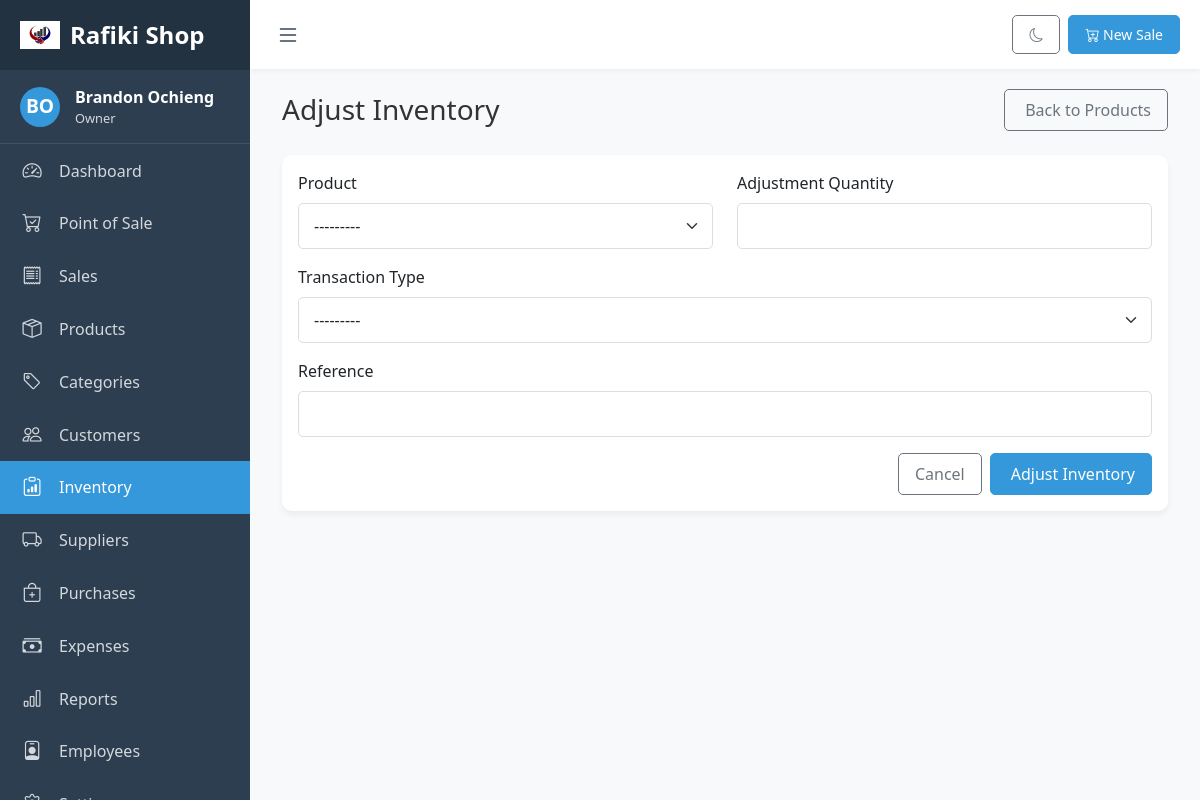
The page /pos/inventory/adjust/ (signed in) on the database its author committed.
### pos_app/models.py (models this page shows, shortened)
class Business(models.Model):
    BUSINESS_TYPE_CHOICES = [
        ('Type1', 'Type 1'),
        ('Type2', 'Type 2'),
    ]
    CURRENCY_SYMBOL_CHOICES = [
        ('$', '$ - US Dollar'),
        ('€', '€ - Euro'),
        ('£', '£ - British Pound'),
        ('¥', '¥ - Japanese Yen'),
        ('₹', '₹ - Indian Rupee'),
        ('₩', '₩ - South Korean Won'),
        ('KSh', 'KSh - Kenyan Shilling'),  # Added Kenyan Shilling
    ]
    name = models.CharField(max_length=255)
    business_type = models.CharField(max_length=50, choices=BUSINESS_TYPE_CHOICES, default='Type1')
    address = models.TextField(blank=True, null=True)
    phone = models.CharField(max_length=20, blank=True, null=True)
    email = models.EmailField(blank=True, null=True)
    website = models.URLField(blank=True, null=True)
    logo = models.ImageField(upload_to='business_logos/', blank=True, null=True)
    tax_rate = models.DecimalField(max_digits=5, decimal_places=2, default=0.00)
    currency_symbol = models.CharField(max_length=5, choices=CURRENCY_SYMBOL_CHOICES, default='$')
    owner = models.ForeignKey(User, on_delete=models.CASCADE, related_name='owned_businesses')
    created_at = models.DateTimeField(auto_now_add=True)
    updated_at = models.DateTimeField(auto_now=True)

### pos_app/views.py (the view)
# urls.py: path('inventory/adjust/', views.inventory_adjust, name='inventory_adjust'),
@login_required
def inventory_adjust(request):
    business = get_business_for_user(request.user)
    if not business:
        return redirect('pos:business_setup')
    role = get_user_role(request.user, business)
    if role not in ['owner', 'admin', 'manager', 'inventory']:
        messages.error(request, 'You do not have permission to adjust inventory')
        return redirect('pos:inventory_list')
    if request.method == 'POST':
        form = InventoryForm(request.POST, business=business)
        if form.is_valid():
            inventory = form.save(commit=False)
            inventory.business = business
            inventory.created_by = request.user
            inventory.save()
            messages.success(request, 'Inventory has been adjusted successfully')
            return redirect('pos:inventory_list')
    else:
        form = InventoryForm(business=business)
    context = {
        'business': business,
        'role': role,
        'form': form,
        'title': 'Adjust Inventory',
    }
    return render(request, 'pos_app/inventory_form.html', context)

### pos_app/forms.py
class InventoryForm(forms.ModelForm):
    class Meta:
        model = Inventory
        fields = ('product', 'transaction_type', 'quantity', 'reference', 'notes')
        widgets = {
            'notes': forms.Textarea(attrs={'rows': 3}),
        }
    def __init__(self, *args, **kwargs):
        business = kwargs.pop('business', None)
        super().__init__(*args, **kwargs)
        if business:
            self.fields['product'].queryset = Product.objects.filter(business=business)

### pos_app/context_processors.py (called while the page is built)
def business_settings(request):
    if request.user.is_authenticated:
        try:
            business = Business.objects.filter(owner=request.user).first()
            if not business:
                from .models import Employee
                employee = Employee.objects.filter(user=request.user, is_active=True).first()
                if employee:
                    business = employee.business
            if business:
                return {
                    'business_settings': business.settings,
                }
        except:
            pass
    return {}

### pos_app/models.py (called while the page is built)
    def __str__(self):
        return self.name

### pos_app/templatetags/custom_filters.py (called while the page is built)
@register.filter
def add_class(field, css_class):
    if hasattr(field, 'as_widget'):
        return field.as_widget(attrs={"class": css_class})
    return field  # Return the field as is if it's not a form field

### pos_app/views.py (called while the page is built)
def get_business_for_user(user):
    try:
        return Business.objects.filter(owner=user).first()
    except:
        try:
            employee = Employee.objects.filter(user=user, is_active=True).first()
            if employee:
                return employee.business
        except:
            pass
    return None

def get_user_role(user, business):
    if business and business.owner == user:
        return 'owner'
    try:
        employee = Employee.objects.get(user=user, business=business, is_active=True)
        return employee.role
    except Employee.DoesNotExist:
        return None

### pos_app/templates/pos_app/inventory_form.html (shortened to what this page needs)
{% extends 'pos_app/base.html' %}
{% load custom_filters %}
{% block content %}
<div class="container-fluid">
    <div class="d-flex justify-content-between align-items-center mb-4">
        <h1 class="h3 mb-0 text-gray-800">{{ title }}</h1>
        <div>
            <a href="{% url 'pos:product_list' %}" class="btn btn-outline-secondary">
                 Back to Products
            </a>
        </div>
    </div>
    <div class="card">
        <div class="card-body">
            <form method="post" enctype="multipart/form-data" novalidate>
                <div class="row mb-3">
                    <div class="col-md-6">
                        <label for="{{ form.product.id_for_label }}" class="form-label">Product</label>
                        {{ form.product|add_class:"form-select" }}
                    </div>
                    <div class="col-md-6">
                        <label for="{{ form.quantity.id_for_label }}" class="form-label">Adjustment Quantity</label>
                        {{ form.quantity|add_class:"form-control" }}
                    </div>
                </div>
                <div class="row mb-3">
                    <div class="col-md-12">
                        <label for="{{ form.transaction_type.id_for_label }}" class="form-label">Transaction Type</label>
                        {{ form.transaction_type|add_class:"form-select" }}
                    </div>
                </div>
                <div class="mb-3">
                    <label for="{{ form.reference.id_for_label }}" class="form-label">Reference</label>
                    {{ form.reference|add_class:"form-control" }}
                </div>
                <div class="d-grid gap-2 d-md-flex justify-content-md-end">
                    <a href="{% url 'pos:product_list' %}" class="btn btn-outline-secondary">Cancel</a>
                    <button type="submit" class="btn btn-primary">
                         Adjust Inventory
                    </button>
                </div>
            </form>
        </div>
    </div>
</div>
{% endblock %}

### pos_app/templates/pos_app/base.html (shortened to what this page needs)
<!DOCTYPE html>
<html lang="en">
<head>
    {% load static %}
    <link href="https://cdn.jsdelivr.net/npm/bootstrap@5.3.0/dist/css/bootstrap.min.css" rel="stylesheet">
    <link rel="stylesheet" href="https://cdn.jsdelivr.net/npm/bootstrap-icons@1.10.5/font/bootstrap-icons.css">
    <link rel="stylesheet" href="https://cdn.jsdelivr.net/npm/select2@4.1.0-rc.0/dist/css/select2.min.css">
    <link rel="stylesheet" href="https://cdn.jsdelivr.net/npm/select2-bootstrap-5-theme@1.3.0/dist/select2-bootstrap-5-theme.min.css">
    <link rel="stylesheet" href="https://cdn.jsdelivr.net/npm/daterangepicker/daterangepicker.css">
    <link rel="stylesheet" href="https://cdn.jsdelivr.net/npm/sweetalert2@11.0.19/dist/sweetalert2.min.css">
    <link rel="stylesheet" href="{% static 'css/base.css' %}">
</head>
<body>
    {% if user.is_authenticated and business %}
    <div class="sidebar" id="sidebar">
        <div class="sidebar-header">
            {% if business.logo %}
            <img src="{{ business.logo.url }}" alt="{{ business.name }}" class="logo-icon">
            {% else %}
            <div class="logo-icon user-avatar">
                <i class="bi bi-shop"></i>
            </div>
            {% endif %}
            <div class="logo-text">{{ business.name }}</div>
        </div>
        <div class="user-info">
            <div class="user-avatar">
                {{ user.first_name|first|upper }}{{ user.last_name|first|upper }}
            </div>
            <div class="user-details">
                <div class="user-name">{{ user.get_full_name }}</div>
                <div class="user-role">{{ role|title }}</div>
            </div>
        </div>
        <ul class="nav flex-column">
            <li class="nav-item">
                <a href="{% url 'pos:dashboard' %}" class="nav-link {% if request.resolver_match.url_name == 'dashboard' %}active{% endif %}">
                    <i class="bi bi-speedometer2"></i>
                    <span>Dashboard</span>
                </a>
            </li>
            <li class="nav-item">
                <a href="{% url 'pos:pos' %}" class="nav-link {% if request.resolver_match.url_name == 'pos' %}active{% endif %}">
                    <i class="bi bi-cart-check"></i>
                    <span>Point of Sale</span>
                </a>
            </li>
            <li class="nav-item">
                <a href="{% url 'pos:sales_list' %}" class="nav-link {% if 'sale' in request.resolver_match.url_name %}active{% endif %}">
                    <i class="bi bi-receipt"></i>
                    <span>Sales</span>
                </a>
            </li>
            <li class="nav-item">
                <a href="{% url 'pos:product_list' %}" class="nav-link {% if 'product' in request.resolver_match.url_name %}active{% endif %}">
                    <i class="bi bi-box-seam"></i>
                    <span>Products</span>
                </a>
            </li>
            <li class="nav-item">
                <a href="{% url 'pos:category_list' %}" class="nav-link {% if 'category' in request.resolver_match.url_name %}active{% endif %}">
                    <i class="bi bi-tag"></i>
                    <span>Categories</span>
                </a>
            </li>
            <li class="nav-item">
                <a href="{% url 'pos:customer_list' %}" class="nav-link {% if 'customer' in request.resolver_match.url_name %}active{% endif %}">
                    <i class="bi bi-people"></i>
                    <span>Customers</span>
                </a>
            </li>
            {% if role in 'owner,admin,manager,inventory' %}
            <li class="nav-item">
                <a href="{% url 'pos:inventory_list' %}" class="nav-link {% if 'inventory' in request.resolver_match.url_name %}active{% endif %}">
                    <i class="bi bi-clipboard-data"></i>
                    <span>Inventory</span>
                </a>
            </li>
            <li class="nav-item">
                <a href="{% url 'pos:supplier_list' %}" class="nav-link {% if 'supplier' in request.resolver_match.url_name %}active{% endif %}">
                    <i class="bi bi-truck"></i>
                    <span>Suppliers</span>
                </a>
            </li>
            <li class="nav-item">
                <a href="{% url 'pos:purchase_list' %}" class="nav-link {% if 'purchase' in request.resolver_match.url_name %}active{% endif %}">
                    <i class="bi bi-bag-plus"></i>
                    <span>Purchases</span>
                </a>
            </li>
            {% endif %}
            {% if role in 'owner,admin,manager' %}
            <li class="nav-item">
                <a href="{% url 'pos:expense_list' %}" class="nav-link {% if 'expense' in request.resolver_match.url_name %}active{% endif %}">
                    <i class="bi bi-cash-stack"></i>
                    <span>Expenses</span>
                </a>
            </li>
            <li class="nav-item">
                <a href="{% url 'pos:reports' %}" class="nav-link {% if request.resolver_match.url_name == 'reports' %}active{% endif %}">
                    <i class="bi bi-bar-chart"></i>
                    <span>Reports</span>
                </a>
            </li>
            {% endif %}
            {% if role in 'owner,admin,manager' %}
            <li class="nav-item">
                <a href="{% url 'pos:employee_list' %}" class="nav-link {% if 'employee' in request.resolver_match.url_name %}active{% endif %}">
                    <i class="bi bi-person-badge"></i>
                    <span>Employees</span>
                </a>
            </li>
            {% endif %}
            {% if role in 'owner,admin' %}
            <li class="nav-item">
                <a href="{% url 'pos:settings' %}" class="nav-link {% if request.resolver_match.url_name == 'settings' %}active{% endif %}">
                    <i class="bi bi-gear"></i>
                    <span>Settings</span>
                </a>
            </li>
            {% endif %}
        </ul>
    </div>
    <div class="main-content" id="main-content">
        <div class="top-navbar">
            <button class="toggle-sidebar" id="toggle-sidebar" title="Toggle Sidebar">
                <i class="bi bi-list"></i>
            </button>
            <div class="navbar-actions">
                <button class="btn btn-sm btn-outline-secondary" id="toggle-dark-mode" title="Toggle Dark Mode">
                    <i class="bi bi-moon"></i>
                </button>
                {% if role in 'owner,admin,manager,cashier' %}
                <a href="{% url 'pos:pos' %}" class="btn btn-sm btn-primary ms-2">
                    <i class="bi bi-cart-plus"></i> New Sale
                </a>
                {% endif %}
            </div>
        </div>
        <div class="content-wrapper fade-in">
            {% block content %}{% endblock %}
        </div>
    </div>
    {% else %}
    <div class="auth-wrapper fade-in">
        {% block auth_content %}{% endblock %}
    </div>
    {% endif %}
</body>
</html>

### static/css/base.css (style rules this page uses)
:root { --primary-color: #3498db; --secondary-color: #2c3e50; --success-color: #2ecc71; --danger-color: #e74c3c; --warning-color: #f39c12; --info-color: #3498db; --light-color: #ecf0f1; --dark-color: #2c3e50; }
body { font-family: 'Segoe UI', Tahoma, Geneva, Verdana, sans-serif; background-color: #f8f9fa; color: #333; min-height: 100vh; display: flex; flex-direction: column; }
.sidebar { position: fixed; top: 0; left: 0; height: 100vh; width: 250px; background-color: var(--secondary-color); color: white; transition: all 0.3s; z-index: 1000; overflow-y: auto; }
.sidebar .nav-link { color: rgba(255, 255, 255, 0.8); padding: 12px 20px; display: flex; align-items: center; transition: all 0.3s; }
.sidebar .nav-link.active { color: white; background-color: var(--primary-color); }
.sidebar .nav-link i { margin-right: 15px; font-size: 1.2rem; min-width: 24px; text-align: center; }
.sidebar-header { padding: 15px 20px; background-color: rgba(0, 0, 0, 0.2); display: flex; align-items: center; }
.logo-icon { height: 40px; width: 40px; object-fit: contain; }
.logo-text { margin-left: 10px; font-size: 1.5rem; font-weight: bold; white-space: nowrap; }
.user-info { padding: 15px 20px; border-bottom: 1px solid rgba(255, 255, 255, 0.1); display: flex; align-items: center; }
.user-avatar { width: 40px; height: 40px; border-radius: 50%; background-color: var(--primary-color); display: flex; align-items: center; justify-content: center; font-weight: bold; font-size: 1.2rem; color: white; }
.user-details { margin-left: 15px; }
.user-name { font-weight: bold; white-space: nowrap; }
.user-role { font-size: 0.8rem; opacity: 0.8; white-space: nowrap; }
.main-content { margin-left: 250px; transition: all 0.3s; flex: 1; width: calc(100% - 250px); }
.top-navbar { background-color: white; box-shadow: 0 2px 5px rgba(0, 0, 0, 0.05); padding: 15px 20px; display: flex; justify-content: space-between; align-items: center; }
.toggle-sidebar { background: none; border: none; color: var(--secondary-color); font-size: 1.5rem; cursor: pointer; }
.navbar-actions { display: flex; align-items: center; }
.navbar-actions .btn { margin-left: 10px; }
.content-wrapper { padding: 20px; }
.card { border: none; border-radius: 10px; box-shadow: 0 4px 6px rgba(0, 0, 0, 0.05); margin-bottom: 20px; transition: transform 0.3s, box-shadow 0.3s; }
.btn { border-radius: 5px; padding: 8px 16px; font-weight: 500; }
.btn-primary { background-color: var(--primary-color); border-color: var(--primary-color); }
.form-control, .form-select { border-radius: 5px; padding: 10px 15px; border: 1px solid #ddd; }
.fade-in { animation: fadeIn 0.5s ease-in-out; }

### rows shown on the page
Business: logo (picture), name "Rafiki Shop"

### other values the page prints
{{ user.first_name|first|upper }} "B"
{{ user.last_name|first|upper }} "O"
{{ user.get_full_name }} "Brandon Ochieng"
{{ role|title }} "Owner"
{{ title }} "Adjust Inventory"
